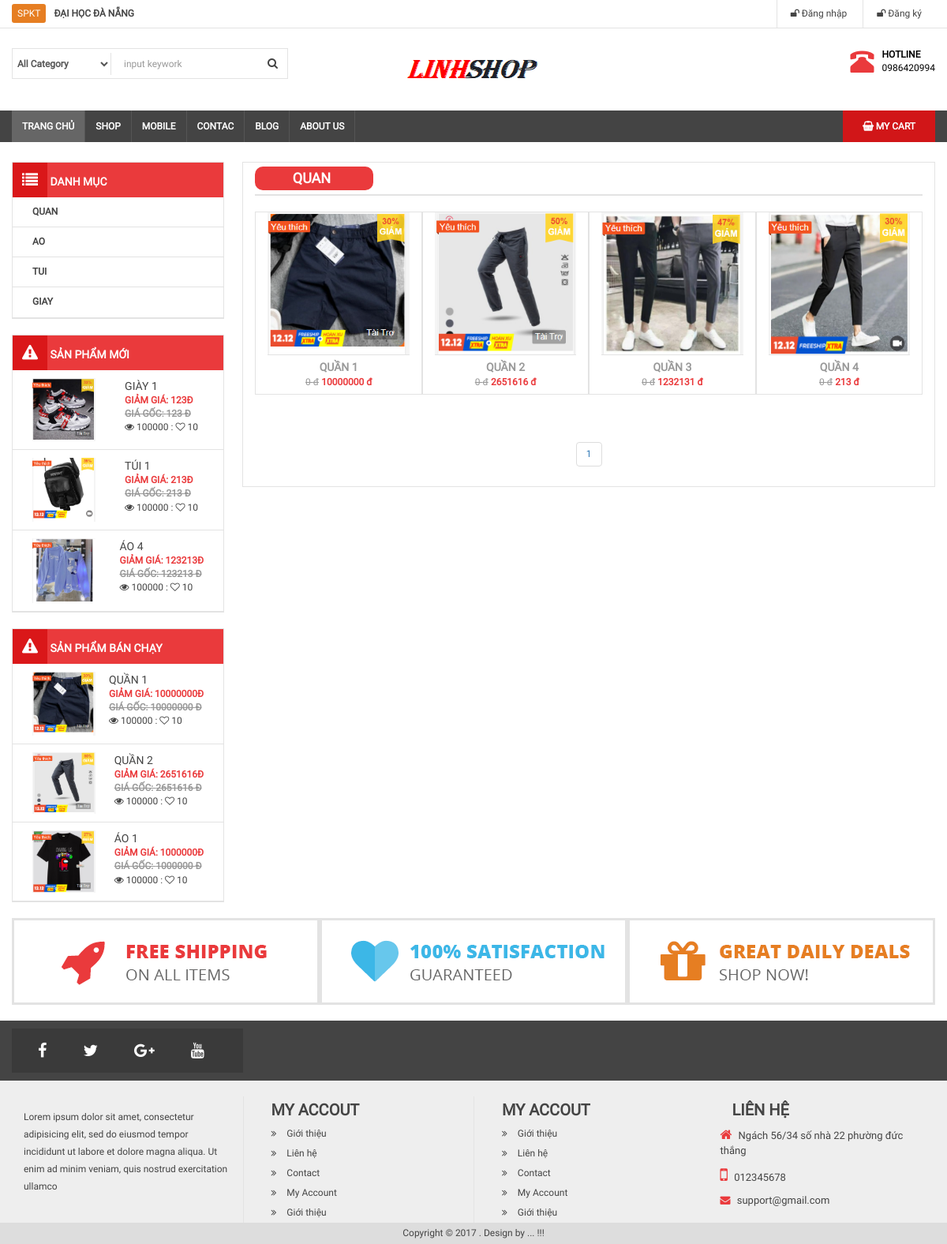
The page /danhmuc.php?id=81 on the database its author committed.
### tables this page shows
CREATE TABLE `category` (
  `id` int(11) NOT NULL,
  `name` varchar(100) DEFAULT NULL,
  `slug` varchar(100) DEFAULT NULL,
  `images` varchar(100) DEFAULT NULL,
  `banner` varchar(100) DEFAULT NULL,
  `home` tinyint(4) DEFAULT 0,
  `status` tinyint(4) DEFAULT 1,
  `created_at` timestamp NULL DEFAULT current_timestamp(),
  `updated_at` timestamp NULL DEFAULT current_timestamp()
);

CREATE TABLE `product` (
  `id` int(11) NOT NULL,
  `name` varchar(100) DEFAULT NULL,
  `slug` varchar(100) DEFAULT NULL,
  `price` int(11) DEFAULT NULL,
  `number` int(11) DEFAULT 0,
  `sale` tinyint(4) DEFAULT 0,
  `thunbar` varchar(100) DEFAULT NULL,
  `category_id` int(11) DEFAULT NULL,
  `content` text DEFAULT NULL,
  `head` int(11) DEFAULT 0,
  `view` int(11) DEFAULT 0,
  `hot` tinyint(4) DEFAULT 0,
  `pay` int(11) DEFAULT 0,
  `created_ad` timestamp NULL DEFAULT NULL,
  `updated_at` timestamp NULL DEFAULT NULL ON UPDATE current_timestamp()
);

### libraries/Function.php (called while the page is built, shortened)
<?php
function uploads()
{
 return base_url() . "public/upploads/";
}
 function getInput($string)
 {
 	return isset($_GET[$string]) ? $_GET[$string] : '';
 }
function base_url(){
	return $url= "http://localhost/webbanhang/";
}
return base_url(). "public/admin/";
?>

### libraries/Database.php (called while the page is built, shortened)
<?php
    class Database
    {
        public $link;
        public function __construct()
        {
            $this->link = mysqli_connect("localhost","root","","webbanhang") or die ();
            mysqli_set_charset($this->link,"utf8");
        }
        public function fetchsql( $sql )
        {
            $result = mysqli_query($this->link,$sql) or die("Lỗi  truy vấn sql " .mysqli_error($this->link));
            $data = [];
            if( $result)
            {
                while ($num = mysqli_fetch_assoc($result))
                {
                    $data[] = $num;
                }
            }
            return $data;
        }
        public function fetchID($table , $id )
        {
            $sql = "SELECT * FROM {$table} WHERE id = $id ";
            $result = mysqli_query($this->link,$sql) or die("Lỗi  truy vấn fetchID " .mysqli_error($this->link));
            return mysqli_fetch_assoc($result);
        }
         public function fetchAll($table)
        {
            $sql = "SELECT * FROM {$table} WHERE 1" ;
            $result = mysqli_query($this->link,$sql) or die("Lỗi Truy Vấn fetchAll " .mysqli_error($this->link));
            $data = [];
            if( $result)
            {
                while ($num = mysqli_fetch_assoc($result))
                {
                    $data[] = $num;
                }
            }
            return $data;
        }
        public  function fetchJones($table,$sql,$total = 1,$page,$row ,$pagi = true )
        {
            $data = [];
            if ($pagi == true )
            {
                $sotrang = ceil($total / $row);
                $start = ($page - 1 ) * $row ;
                $sql .= " LIMIT $start,$row ";
                $data = [ "page" => $sotrang];
                $result = mysqli_query($this->link,$sql) or die("Lỗi truy vấn fetchJone ---- " .mysqli_error($this->link));
            }
            else
            {
                $result = mysqli_query($this->link,$sql) or die("Lỗi truy vấn fetchJone ---- " .mysqli_error($this->link));
            }
            if( $result)
            {
                while ($num = mysqli_fetch_assoc($result))
                {
                    $data[] = $num;
                }
            }
            return $data;
        }
    }
?>

### autoload/autoload.php (called while the page is built, shortened)
<?php
require_once __DIR__. "/../libraries/Database.php" ;
require_once __DIR__. "/../libraries/Function.php" ;
$db = new Database ;
$category = $db->fetchAll("category");
$sqlNew = "SELECT * FROM product  WHERE 1 ORDER BY ID DESC LIMIT 3";
$productNew = $db->fetchsql($sqlNew);
$sqlPay = "SELECT * FROM product  WHERE 1 ORDER BY pay  DESC LIMIT 3";
$productPay = $db->fetchsql($sqlPay);
?>

### danhmuc.php (the view, shortened to what this page needs)
<?php
require_once __DIR__. "/autoload/autoload.php" ;
 		$id= intval(getInput('id'));
 		 $EditCategory = $db->fetchID("category",$id);
   if (isset($_GET['p'])) {
            $p = $_GET['p'];
         } else {
            $p = 1 ;
         }
   $sql = "SELECT * FROM product WHERE category_id = $id";
   $dem = count($db->fetchsql($sql));
   $product = $db->fetchJones("product",$sql,$dem,$p,4,true);
   $sotrang = $product['page'];
  unset($product['page']);
  $path = $_SERVER['SCRIPT_NAME'];
?>
    <?php require_once __DIR__. "/layouts/header.php" ; ?>
      <div class="col-md-9 bor">
                        <section class="box-main1">
                            <h3 class="title-main"><a href=""> <?php echo $EditCategory['name'] ?></a> </h3>
                            <div class="showitem clearfix">
                                <?php foreach ($product as  $item) : ?>
							            <div class="col-md-3 item-product bor">
							                <a href="chitiet.php?id=<?php echo $item['id'] ?>">
							                <img src="<?php echo uploads() ?>/product/<?php echo $item['thunbar'] ?>" class="" width="100%" height="180">
							                </a>
							                <div class="info-item">
							                    <a href=""><?php echo $item['name'] ?></a>
							                    <p><strike class="sale"><?php echo $item['sale'] ?> đ</strike> <b class="price"><?php echo $item['price'] ?> đ</b></p>
							                </div>
							            </div>
							             <?php endforeach ?>
                            </div>
                            <nav class="text-center">
                            	<ul class="pagination">
                            	 <?php for ($i=1; $i <= $sotrang ; $i++) : ?>
								  <li class="<?php echo isset($_GET['p']) && $_GET['p'] == $i ? 'active' : ''?>"><a class="page-link" href="<?php echo $path ?>?id=<?php echo $id ?>&&p=<?php echo $i ?>"><?php echo $i; ?></a></li>
								  <?php endfor ;?>
								</ul>
                            </nav>
                        </section>
                    </div>
    <?php require_once __DIR__. "/layouts/footer.php" ; ?>

### layouts/header.php (shortened to what this page needs)
<!DOCTYPE html>
<html lang="en">
    <head>
        <link rel="stylesheet" type="text/css" href="<?php echo base_url() ?>public/frontend/css/font-awesome.min.css">
        <link rel="stylesheet" type="text/css" href="<?php echo base_url() ?>public/frontend/css/bootstrap.min.css">
        <link rel="stylesheet" type="text/css" href="<?php echo base_url() ?>public/frontend/css/slick.css"/>
        <link rel="stylesheet" type="text/css" href="<?php echo base_url() ?>public/frontend/css/slick-theme.css"/>
        <link rel="stylesheet" type="text/css" href="<?php echo base_url() ?>public/frontend/css/style.css">
    </head>
    <body>
        <div id="wrapper">
            <div id="header">
                <div id="header-top">
                    <div class="container">
                        <div class="row clearfix">
                            <div class="col-md-6" id="header-text">
                                <a>SPKT</a><b>ĐẠI HỌC ĐÀ NẴNG</b>
                            </div>
                            <div class="col-md-6">
                                <nav id="header-nav-top">
                                    <ul class="list-inline pull-right" id="headermenu">
                                        <?php if(isset($_SESSION['name_user'])) : ?>
                                            <li><a href="">Xin chào: <?php echo $_SESSION['name_user'] ?></a></li>
                                            <li>
                                            <a href=""><i class="fa fa-user"></i> Tài khoản <i class="fa fa-caret-down"></i></a>
                                            <ul id="header-submenu">
                                                <li><a href="">Thông tin</a></li>
                                                <li><a href="giohang.php">Giỏ hàng</a></li>
                                                <li><a href="thoat.php"><i class="fa fa-share-square-o"></i>Thoát</a></li>
                                            </ul>
                                        </li>
                                            <?php else :  ?>
                                                 <li>
                                            <a href="dangnhap.php"><i class="fa fa-unlock"></i> Đăng nhập</a>
                                        </li>
                                        <li>
                                            <a href="dangky.php"><i class="fa fa-unlock"></i> Đăng ký</a>
                                        </li>
                                          <?php endif ?>
                                    </ul>
                                </nav>
                            </div>
                        </div>
                    </div>
                </div>
                <div class="container">
                    <div class="row" id="header-main">
                        <div class="col-md-5">
                            <form class="form-inline">
                                <div class="form-group">
                                    <label>
                                        <select name="category" class="form-control">
                                            <option> All Category</option>
                                        </select>
                                    </label>
                                    <input type="text" name="keywork" placeholder=" input keywork" class="form-control">
                                    <button type="submit" class="btn btn-default"><i class="fa fa-search"></i></button>
                                </div>
                            </form>
                        </div>
                        <div class="col-md-4">
                            <a href="">
                                <img src="<?php echo base_url() ?>public/frontend/images/logo.png">
                            </a>
                        </div>
                        <div class="col-md-3" id="header-right">
                            <div class="pull-right">
                                <div class="pull-left">
                                    <i class="glyphicon glyphicon-phone-alt"></i>
                                </div>
                                <div class="pull-right">
                                    <p id="hotline">HOTLINE</p>
                                    <p>0986420994</p>
                                </div>
                            </div>
                        </div>
                    </div>
                </div>
            </div>
            <div id="menunav">
                <div class="container">
                    <nav>
                        <div class="home pull-left">
                            <a href="index.php">Trang chủ</a>
                        </div>
                        <ul id="menu-main">
                            <li>
                                <a href="">Shop</a>
                            </li>
                            <li>
                                <a href="">Mobile</a>
                            </li>
                            <li>
                                <a href="">Contac</a>
                            </li>
                            <li>
                                <a href="">Blog</a>
                            </li>
                            <li>
                                <a href="">About us</a>
                            </li>
                        </ul>
                        <ul class="pull-right" id="main-shopping">
                            <li>
                                <a href=""><i class="fa fa-shopping-basket"></i> My Cart </a>
                            </li>
                        </ul>
                    </nav>
                </div>
            </div>
            <div id="maincontent">
                <div class="container">
                    <div class="col-md-3  fixside" >
                        <div class="box-left box-menu" >
                            <h3 class="box-title"><i class="fa fa-list"></i>  Danh mục</h3>
                            <ul>
                                <?php foreach($category as $item ) : ?>
                                <li>
                                    <a href="danhmuc.php?id=<?php echo $item['id'] ?>"><?php echo $item['name']?></a>
                                </li>
                                <?php endforeach; ?>
                            </ul>
                        </div>
                        <div class="box-left box-menu">
                            <h3 class="box-title"><i class="fa fa-warning"></i>  Sản phẩm mới </h3>
                            <ul>
                                  <?php foreach($productNew as $item ) : ?>
                                <li class="clearfix">
                                    <a href="">
                                        <img src="<?php echo uploads() ?>/product/<?php echo $item['thunbar'] ?>" class="img-responsive pull-left" width="80" height="80">
                                        <div class="info pull-right">
                                            <p class="name"> <?php echo $item['name'] ?></p >
                                            <b class="price">Giảm giá: <?php echo $item['price'] ?>đ</b><br>
                                            <b class="sale">Giá gốc: <?php echo $item['price'] ?> đ</b><br>
                                            <span class="view"><i class="fa fa-eye"></i> 100000 : <i class="fa fa-heart-o"></i> 10</span>
                                        </div>
                                    </a>
                                </li>
                               <?php endforeach; ?>
                            </ul>
                        </div>
                        <div class="box-left box-menu">
                            <h3 class="box-title"><i class="fa fa-warning"></i>  Sản phẩm bán chạy </h3>
                            <ul>
                                  <?php foreach($productPay as $item ) : ?>
                                <li class="clearfix">
                                    <a href="">
                                        <img src="<?php echo uploads() ?>/product/<?php echo $item['thunbar'] ?>" class="img-responsive pull-left" width="80" height="80">
                                        <div class="info pull-right">
                                            <p class="name"> <?php echo $item['name'] ?></p >
                                            <b class="price">Giảm giá: <?php echo $item['price'] ?>đ</b><br>
                                            <b class="sale">Giá gốc: <?php echo $item['price'] ?> đ</b><br>
                                            <span class="view"><i class="fa fa-eye"></i> 100000 : <i class="fa fa-heart-o"></i> 10</span>
                                        </div>
                                    </a>
                                </li>
                               <?php endforeach; ?>
                            </ul>
                        </div>
                    </div>

### rows shown on the page
category: name "QUAN"
category: name "AO"
category: name "TUI"
category: name "GIAY"
product: thunbar (picture), name "GIÀY 1", price "123"
product: thunbar (picture), name "TÚI 1", price "213"
product: thunbar (picture), name "ÁO 4", price "123213"
product: thunbar (picture), name "QUẦN 1", price "10000000", sale "0"
product: thunbar (picture), name "QUẦN 2", price "2651616", sale "0"
product: thunbar (picture), name "ÁO 1", price "1000000"
product: thunbar (picture), name "QUẦN 3", sale "0", price "1232131"
product: thunbar (picture), name "QUẦN 4", sale "0", price "213"
